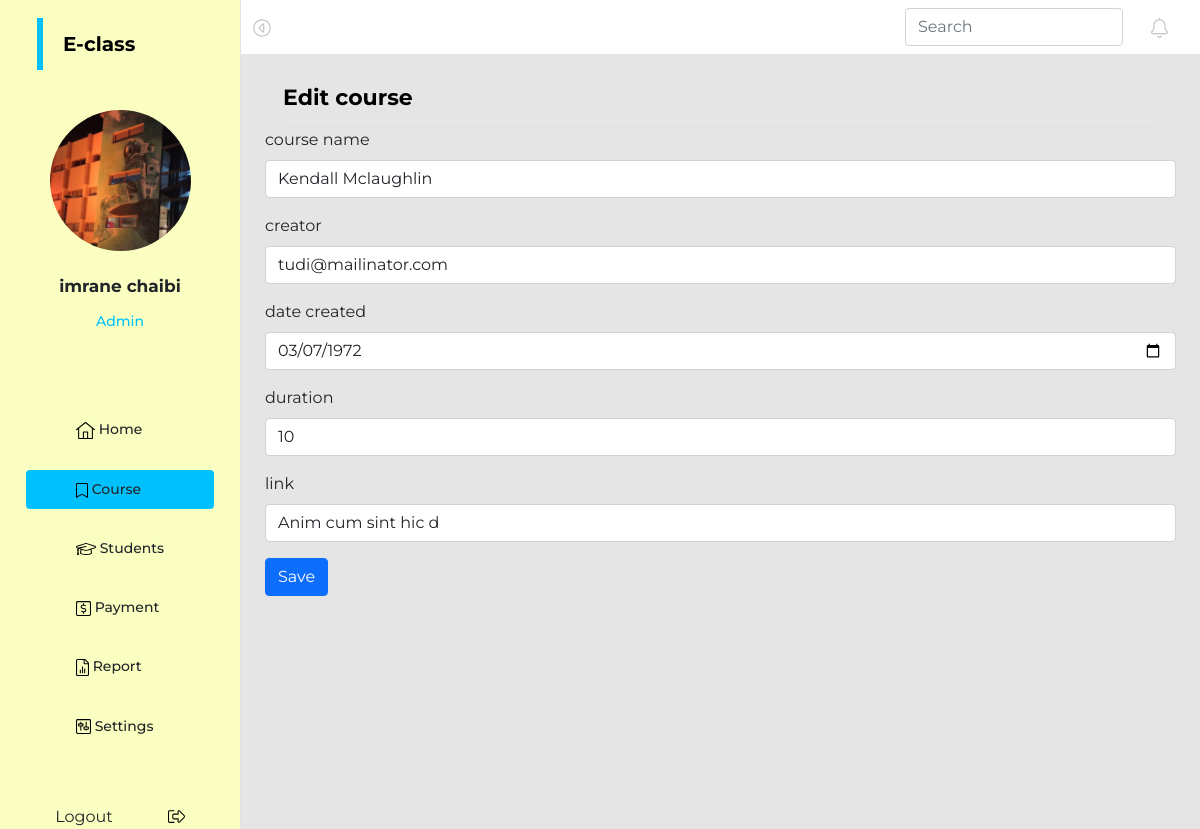
The app's page /editcourse.php?id=6 (signed in) with its own data.
### tables this page shows
CREATE TABLE `course` (
  `id` int(11) NOT NULL,
  `cname` varchar(255) NOT NULL,
  `creator` varchar(255) DEFAULT NULL,
  `created` varchar(255) DEFAULT NULL,
  `duration` varchar(255) DEFAULT NULL,
  `link` varchar(255) DEFAULT NULL
);

### editcourse.php (the view, shortened to what this page needs)
<?php
                    include './config/db.php';
                    include './assets/utilities/fPayment.php';
                    $course_id = $_GET['id'];
                    $sql = "SELECT * FROM course WHERE id=$course_id";
                    $record = mysqli_query($connection, $sql);
                    $row = mysqli_fetch_array($record, MYSQLI_ASSOC);
                ?>
            <div id="page-content-wrapper">
                <nav class="navbar navbar-expand-lg bg-12">
                    <div class="container-fluid">
                        <a class="" id="sidebarToggle">
                            </a>
                        <div class="collapse navbar-collapse" id="navbarSupportedContent">
                            <ul class="navbar-nav ms-auto mt-2 mt-lg-0 mynav">
                                <li class="nav-item active">
                                    <form class="d-flex">
                                        <input class="form-control me-2" type="search" placeholder="Search" aria-label="Search">
                                    </form>
                                </li>
                                <li class="nav-item item1">
                                </li>
                            </ul>
                        </div>
                    </div>
                </nav>
                <div class="container-fluid m123">
                    <div class="mycontainer2 border-bottom">
                        <p class="stitle1">Edit course</p>
                    </div>
                    <div class="container">
                        <form method="post" class="editform">
                            <div class="mb-3">
                                <label for="name" class="form-label">course name</label>
                                <input type="text" name="name" class="form-control" id="" aria-describedby="Recipient's username" value="<?php echo $row['cname']; ?>" required>
                            </div>
                            <div class="mb-3">
                                <label for="name" class="form-label">creator</label>
                                <input type="name" name="creator" class="form-control" id="exampleInputEmail1" aria-describedby="emailHelp" value="<?php echo $row['creator']; ?>" required>
                            </div>
                            <div class="mb-3">
                                <label for="phone" class="form-label">date created</label>
                                <input type="date" name="created" class="form-control" id="" aria-describedby="Recipient's username" value="<?php echo $row['created']; ?>" required>
                            </div>
                            <div class="mb-3">
                                <label for="enroolnum" class="form-label">duration</label>
                                <input type="number" name="duration" class="form-control" id="" aria-describedby="Recipient's username" value="<?php echo $row['duration']; ?>" required>
                            </div>
                            <div class="mb-3">
                                <label for="dateofadmission" class="form-label">link</label>
                                <input type="link" name="link" class="form-control" id="" aria-describedby="Recipient's username" value="<?php echo $row['link']; ?>" required>
                            </div>
                            <input class="btn btn-primary" type="submit" name="save" value="Save">
                        </div>
                    </div>
                </div>
        <?php
            include './assets/utilities/fdashboard.php';
        ?>

### records on screen
course: name "Kendall Mclaughlin", creator "tudi@mailinator.com", created "03/07/1972", duration "10", link "Anim cum sint hic d"

### other values on screen
$_SESSION['firstname'] "imrane"
$_SESSION['lastname'] "chaibi"
